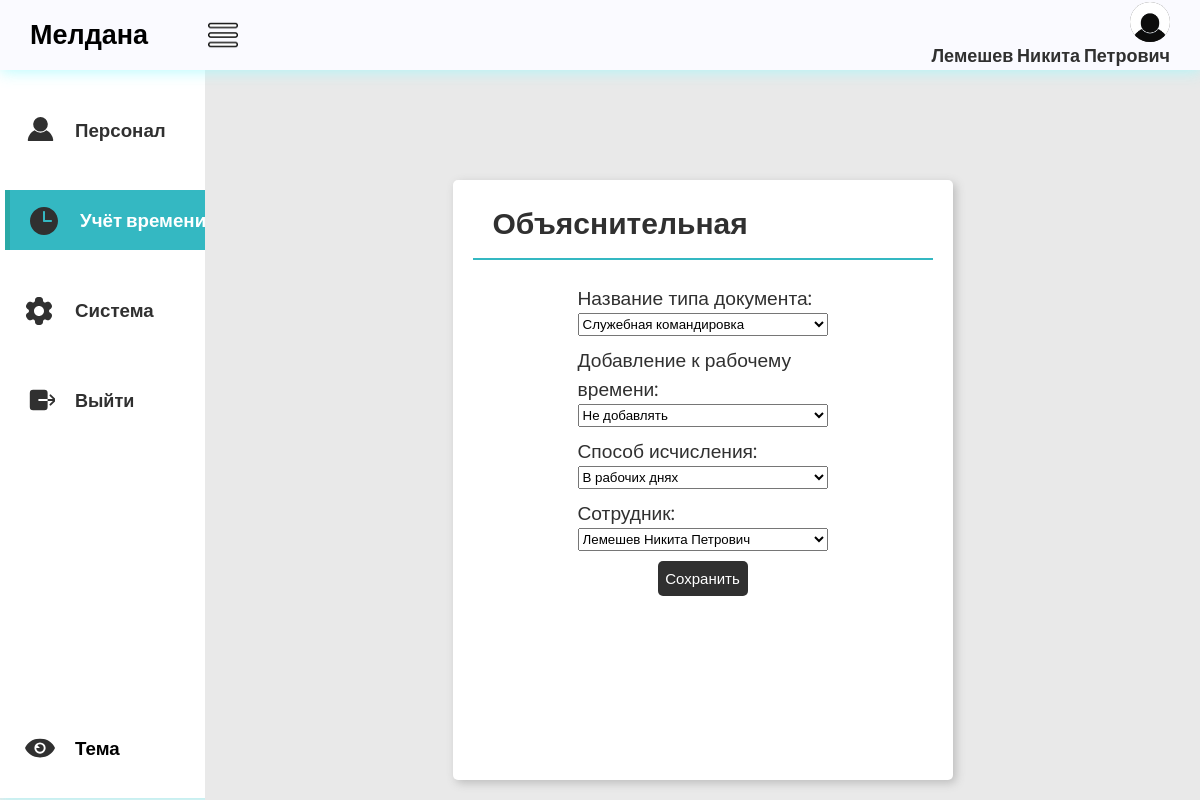
Screenshot of /explanatorynotes/417e000c-4c2f-4f40-ba7d-64718b9e8d1f/ (signed in) with the database file from the repository.
### main/models.py (models this page shows, shortened)
class Staff(AbstractBaseUser, PermissionsMixin):
    id = models.UUIDField(primary_key=True, editable=False, default=uuid.uuid4)
    fio = models.CharField(max_length=150, verbose_name='ФИО')
    email = models.EmailField(max_length=254, unique=True, verbose_name='E-mail')
    phone_number = models.CharField(max_length=12, unique=True, null=True, blank=True, verbose_name='Номер телефона')
    dob = models.DateField(null=True, blank=True, verbose_name='Дата рождения')
    employee_slug = models.SlugField(max_length=150, unique=True, blank=True, null=True, verbose_name='URL')
    date_join = models.DateTimeField(verbose_name='Дата регистрации', auto_now_add=True)
    last_login = models.DateTimeField(verbose_name='Дата последнего входа', auto_now=True)
    is_admin = models.BooleanField(default=False)
    is_staff = models.BooleanField(default=True)
    is_superuser = models.BooleanField(default=False)
    image = models.ImageField(upload_to='personal_photo', null=True, blank=True, verbose_name='Фотография')
    division = models.ForeignKey(Divisions, on_delete=models.SET_NULL, null=True, blank=True, verbose_name='Подразделение')
    time = models.ForeignKey(WorkSchedule, on_delete=models.SET_NULL, null=True, blank=True, verbose_name='Тип графика')
    post = models.ForeignKey(Posts, on_delete=models.SET_NULL, null=True, blank=True, verbose_name='Должность')
    pattern = models.ForeignKey(Patterns, on_delete=models.SET_NULL, null=True, blank=True, verbose_name='Шаблон доступа')
    objects = CustomUserManager()
    USERNAME_FIELD = 'email'
    REQUIRED_FIELDS = ['fio']
    class Meta:
        verbose_name = 'Персонал'
        verbose_name_plural = 'Сотрудники'
    def __str__(self):
        return self.fio

class ExplanatoryNotes(models.Model):
    DOC = [
        ('Служебная командировка', 'Служебная командировка'),
        ('Отпуск по беременности и родам', 'Отпуск по беременности и родам'),
    ]
    AWH = [
        ('Добавлять', 'Добавлять'),
        ('Не добавлять', 'Не добавлять'),
    ]
    FINE = [
        ('В календарных днях включая праздничные', 'В календарных днях включая праздничные'),
        ('В рабочих днях', 'В рабочих днях'),
    ]
    id = models.UUIDField(primary_key=True, editable=False, default=uuid.uuid4)
    doc_type = models.CharField(max_length=75, choices=DOC, default="СК", verbose_name='Название типа документа')
    add_work_hours = models.CharField(max_length=75, choices=AWH, default="НД",
                                      verbose_name='Добавление к рабочему времени')
    fine = models.CharField(max_length=75, choices=FINE, default="РД", verbose_name='Способ исчисления')
    explanatory_slug = models.SlugField(max_length=150, unique=True, blank=True, null=True, verbose_name='URL')
    employee = models.ForeignKey(Staff, on_delete=models.SET_NULL, null=True,
                                 blank=True,
                                 verbose_name='Сотрудник')
    class Meta:
        verbose_name = 'Объяснительная'
        verbose_name_plural = 'Объяснительные'

### main/views.py (the view)
# urls.py: path('explanatorynotes/<slug:explanatory_slug>/', views.explanatorynotes_detail, name='explanatorynotes_detail'),
@user_passes_test(superuser_check, login_url='/path/to/404/')
def explanatorynotes_detail(request, explanatory_slug):
    notes = get_object_or_404(ExplanatoryNotes, explanatory_slug=explanatory_slug)
    if request.method == 'POST':
        form = ExplanatoryNotesForm(request.POST, instance=notes)
        if form.is_valid():
            form.save()
            return redirect('main:explanatorynotes_detail', explanatory_slug=notes.explanatory_slug)
    else:
        form = ExplanatoryNotesForm(instance=notes)
    context = {
        'form': form,
        'notes': notes,
    }
    return render(request, 'acms_page/explanatorynotes/explanatorynotes_detail.html', context)

### main/forms.py
class ExplanatoryNotesForm(forms.ModelForm):
    class Meta:
        model = ExplanatoryNotes
        fields = ['doc_type', 'add_work_hours', 'fine', 'employee']

### main/views.py (called while the page is built)
def superuser_check(user):
    return user.is_superuser

### templates/acms_page/explanatorynotes/explanatorynotes_detail.html (shortened to what this page needs)
{% extends "acms_page/base.html" %}
{% load static %}
{% block nav1 %}"nav-option option2"{% endblock %}
{% block nav2 %}"nav-option option1"{% endblock %}
{% block nav4 %}"nav-option option4"{% endblock %}
{% block main %}
    <div class="main">
        <div class="report-container">
            <div class="report-header">
                <h1 class="recent-Articles">Объяснительная</h1>
            </div>
            <div class="report-body">
                <form class="form-1" method="post">
                    {{ form.as_p }}
                    <button class="view" type="submit">Сохранить</button>
                </form>
            </div>
        </div>
    </div>
{% endblock %}

### templates/acms_page/base.html (shortened to what this page needs)
{% load static %}
<!DOCTYPE html>
<html lang="en">
<head>
    <link rel="stylesheet"
          href="{% static 'css/style.css'%}">
    <link rel="stylesheet"
          href="{% static 'css/responsive.css'%}">
</head>
<body class="light-theme">
    <header>
        <div class="logosec">
            <div class="logo">Мелдана</div>
            <img src="{% static 'img/menu.png' %}"
                class="icn menuicn"
                id="menuicn"
                alt="menu-icon">
        </div>
        <a href="{% url 'main:user_info' %}">
            <div class="message">
                <div class="dp">
                    {% if user.is_authenticated %}
                         <img src= "{{ user.image.url }}"
                              class="dpicn"
                              alt="dp">
                    {% endif %}
                  </div>
                {% if user.is_authenticated %}
                    <h3 class="re">{{ user.fio }}</h3>
                {% endif %}
            </div>
        </a>
    </header>
    <div class="main-container">
        <div class="navcontainer">
            <nav class="nav">
                <div class="nav-upper-options">
                    <a href="{% url 'main:acms_personal' %}">
                    <div class={% block nav1%}{% endblock %}>
                        <h3> Персонал</h3>
                    </div>
                    </a>
                    <a href="{% url 'main:acms_clock' %}">
                    <div class={% block nav2%}{% endblock %} id="clock">
                        <h3>Учёт времени</h3>
                    </div>
                    </a>
                    <a href="{% url 'main:acms_settings' %}">
                    <div class={% block nav4%}{% endblock %}>
                        <h3>Система</h3>
                    </div>
                    </a>
                        <form action="{% url 'main:logout' %}" method="post">
                            <button id='tre' class='nav-option1' type="submit"><h3 class="re">Выйти</h3></button>
                        </form>
                </div>
                <div class="nav-option" id="themeToggle">
                    <h3>Тема</h3>
                </div>
            </nav>
        </div>
        {% block main %}
        {% endblock %}
    </div>
</body>
</html>

### static/css/style.css (style rules this page uses)
* { margin: 0; padding: 0; box-sizing: border-box; font-family: "Poppins", sans-serif; }
body { background-color: var(--background-color4); max-width: 100%; overflow-x: hidden; }
body.light-theme { --background-color1: #fafaff; --background-color2: #ffffff; --background-color3: #cccccc6e; --background-color4: #cccccc6e; --primary-color: #303030; --secondary-color: rgb(52, 184, 194); --Border-color: rgb(52, 184, 194); --one-use-color: #31b8bd; --two-use-color: #30cbc9; --a-color: #303030; --reportcontainer-color: #ffffff; --reportartic-color: #303030; --view-color: #ffffff; --reportcontainershadow-color: rgb(188, 188, 188); --navhover-color1: #6fa19f; --navhover-color2: #9cd3d8; }
header { height: 70px; width: 100vw; padding: 0 30px; background-color: var(--background-color1); position: fixed; z-index: 100; box-shadow: 1px 1px 15px rgba(161, 250, 253, 0.825); display: flex; justify-content: space-between; align-items: center; }
.logo { font-size: 27px; font-weight: 600; color: var(--logo-color); }
.icn { height: 30px; }
.menuicn { cursor: pointer; }
.searchbar, .message, .logosec { display: flex; align-items: center; justify-content: center; }
.logosec { gap: 60px; }
.message { gap: 0px; position: relative; cursor: pointer; display: flex; flex-direction: column; align-items: flex-end; }
.dp { height: 40px; width: 40px; background-color: #626262; border-radius: 50%; display: flex; align-items: center; justify-content: center; overflow: hidden; }
.main-container { display: flex; width: 100vw; position: relative; top: 70px; z-index: 1; }
.dpicn { height: 42px; }
a { text-decoration: none; color: var(--a-color); }
.main { height: calc(100vh - 70px); width: 100%; overflow-y: scroll; overflow-x: hidden; padding: 40px 30px 30px 30px; }
.nav { min-height: 91vh; width: 250px; background-color: var(--background-color2); position: absolute; top: 0px; left: 00; box-shadow: 1px 1px 10px rgba(161, 250, 253, 0.825); display: flex; flex-direction: column; justify-content: space-between; align-items: center; overflow: hidden; padding: 30px 0 20px 10px; }
.navcontainer { height: calc(100vh - 70px); width: 250px; position: relative; overflow-y: scroll; overflow-x: hidden; transition: all 0.5s ease-in-out; }
.nav-option { width: 250px; height: 60px; display: flex; align-items: center; padding: 0 30px 0 20px; gap: 20px; transition: all 0.1s ease-in-out; }
svg { fill: var(--primary-color); }
.nav-upper-options { display: flex; flex-direction: column; align-items: center; gap: 30px; }
.option1 { border-left: 5px solid #27a29aaf; background-color: var(--Border-color); color: white; cursor: pointer; }
.report-container { min-height: 300px; max-width: 1500px; margin: 70px auto 0px auto; background-color: var(--reportcontainer-color); border-radius: 5px; box-shadow: 3px 3px 10px var(--reportcontainershadow-color); padding: 0px 20px 20px 20px; }
.report-header { height: 80px; width: 100%; display: flex; align-items: center; justify-content: space-between; padding: 20px 20px 10px 20px; border-bottom: 2px solid rgb(52, 184, 194); }
.recent-Articles { font-size: 30px; font-weight: 600; color: var(--reportartic-color); }
.view { height: 35px; width: 90px; border-radius: 5px; background-color: var(--a-color); color: var(--view-color); font-size: 15px; border: none; cursor: pointer; }
.report-body { max-width: 100%; overflow-x: auto; padding: 20px; color: var(--primary-color); }
#themeToggle { color: var(--logo-color); }

### templates/acms_page/base.html (style rules this page uses)
.nav-option1 { width: 250px; height: 60px; display: flex; align-items: center; padding: 0 30px 0 20px; gap: 20px; transition: all 0.1s ease-in-out; background-color: var(--background-color2); border: none; }
.re { font-family: "Poppins", sans-serif; font-size: 18px; color: var(--a-color); }

### templates/acms_page/explanatorynotes/explanatorynotes_detail.html (style rules this page uses)
.report-container { max-width: 500px; height: 600px; }
.form-1 { display: flex; flex-direction: column; padding: 4px; flex-wrap: wrap; align-items: center; justify-content: space-between; }
.report-body p { display: flex; flex-direction: column; font-size: 1.2em; }
p { width: 250px; margin-bottom: 10px; font-size: 16px; }

### rows the page displays
Staff: image (picture), fio "Лемешев Никита Петрович"
ExplanatoryNotes: doc_type "Служебная командировка", add_work_hours "Не добавлять", fine "В рабочих днях", employee "Лемешев Никита Петрович"
